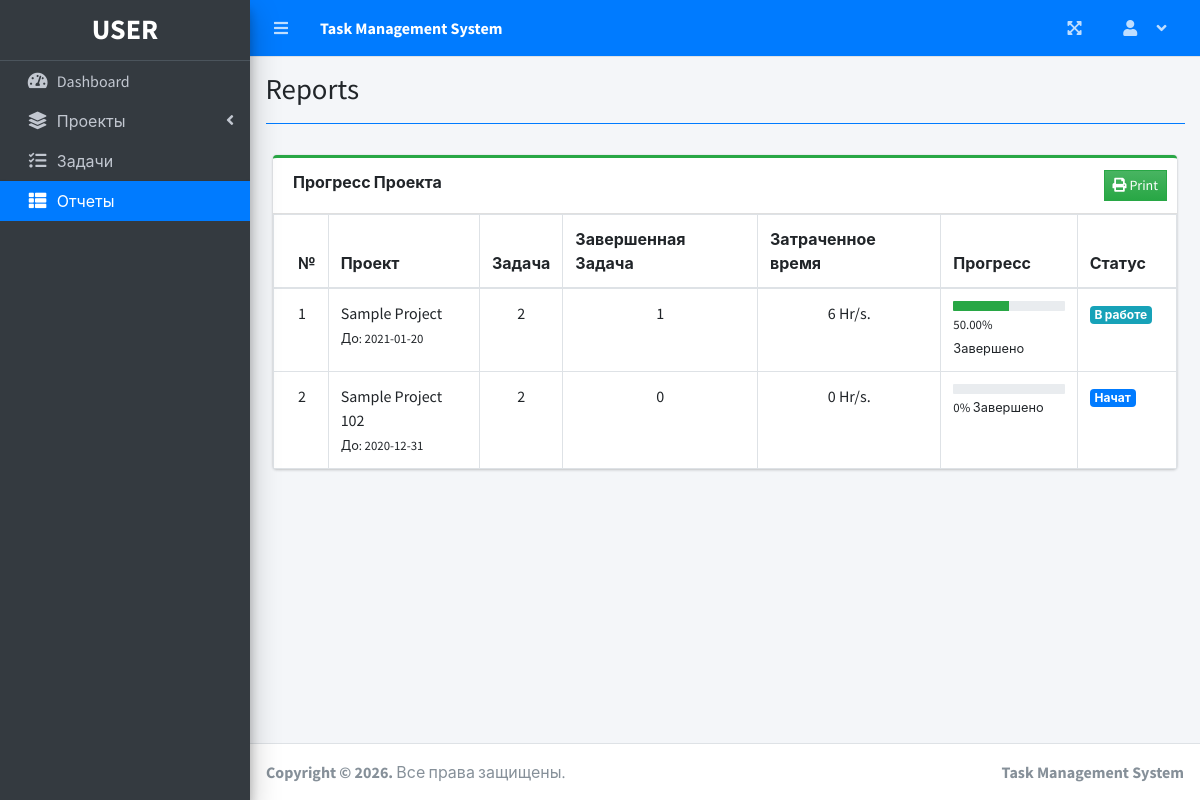
/index.php?page=reports (signed in), run on the app's committed database.
### tables this page shows
CREATE TABLE `project_list` (
  `id` int(30) NOT NULL,
  `name` varchar(200) NOT NULL,
  `description` text NOT NULL,
  `status` tinyint(2) NOT NULL,
  `start_date` date NOT NULL,
  `end_date` date NOT NULL,
  `manager_id` int(30) NOT NULL,
  `user_ids` text NOT NULL,
  `date_created` datetime NOT NULL DEFAULT current_timestamp()
);

### reports.php (the view, shortened to what this page needs)
<?php include 'db_connect.php' ?>
 <div class="col-md-12">
        <div class="card card-outline card-success">
          <div class="card-header">
            <b>Прогресс Проекта</b>
            <div class="card-tools">
            	<button class="btn btn-flat btn-sm bg-gradient-success btn-success" id="print"><i class="fa fa-print"></i> Print</button>
            </div>
          </div>
          <div class="card-body p-0">
            <div class="table-responsive" id="printable">
              <table class="table m-0 table-bordered">
                <thead>
                  <th>№</th>
                  <th>Проект</th>
                  <th>Задача</th>
                  <th>Завершенная Задача</th>
                  <th>Затраченное время</th>
                  <th>Прогресс</th>
                  <th>Статус</th>
                </thead>
                <tbody>
                <?php
                $i = 1;
                $stat = array("На рассмотрении","Начат","В работе","Ожидание","Просрочен","Завершен");
                $where = "";
                $qry = $conn->query("SELECT * FROM project_list $where order by name asc");
                while($row= $qry->fetch_assoc()):
                $tprog = $conn->query("SELECT * FROM task_list where project_id = {$row['id']}")->num_rows;
                $cprog = $conn->query("SELECT * FROM task_list where project_id = {$row['id']} and status = 3")->num_rows;
                $prog = $tprog > 0 ? ($cprog/$tprog) * 100 : 0;
                $prog = $prog > 0 ?  number_format($prog,2) : $prog;
                $prod = $conn->query("SELECT * FROM user_productivity where project_id = {$row['id']}")->num_rows;
                $dur = $conn->query("SELECT sum(time_rendered) as duration FROM user_productivity where project_id = {$row['id']}");
                $dur = $dur->num_rows > 0 ? $dur->fetch_assoc()['duration'] : 0;
                if($row['status'] == 0 && strtotime(date('Y-m-d')) >= strtotime($row['start_date'])):
                if($prod  > 0  || $cprog > 0)
                  $row['status'] = 2;
                else
                  $row['status'] = 1;
                elseif($row['status'] == 0 && strtotime(date('Y-m-d')) > strtotime($row['end_date'])):
                $row['status'] = 4;
                endif;
                  ?>
                  <tr>
                      <td>
                         <?php echo $i++ ?>
                      </td>
                      <td>
                          <a>
                              <?php echo ucwords($row['name']) ?>
                          </a>
                          <br>
                          <small>
                              До: <?php echo date("Y-m-d",strtotime($row['end_date'])) ?>
                          </small>
                      </td>
                      <td class="text-center">
                      	<?php echo number_format($tprog) ?>
                      </td>
                      <td class="text-center">
                      	<?php echo number_format($cprog) ?>
                      </td>
                      <td class="text-center">
                      	<?php echo number_format($dur).' Hr/s.' ?>
                      </td>
                      <td class="project_progress">
                          <div class="progress progress-sm">
                              <div class="progress-bar bg-green" role="progressbar" aria-valuenow="57" aria-valuemin="0" aria-valuemax="100" style="width: <?php echo $prog ?>%">
                              </div>
                          </div>
                          <small>
                              <?php echo $prog ?>% Завершено
                          </small>
                      </td>
                      <td class="project-state">
                          <?php
                            if($stat[$row['status']] =='На рассмотрении'){
                              echo "<span class='badge badge-secondary'>{$stat[$row['status']]}</span>";
                            }elseif($stat[$row['status']] =='Начат'){
                              echo "<span class='badge badge-primary'>{$stat[$row['status']]}</span>";
                            }elseif($stat[$row['status']] =='В работе'){
                              echo "<span class='badge badge-info'>{$stat[$row['status']]}</span>";
                            }elseif($stat[$row['status']] =='Ожидание'){
                              echo "<span class='badge badge-warning'>{$stat[$row['status']]}</span>";
                            }elseif($stat[$row['status']] =='Просрочен'){
                              echo "<span class='badge badge-danger'>{$stat[$row['status']]}</span>";
                            }elseif($stat[$row['status']] =='Завершен'){
                              echo "<span class='badge badge-success'>{$stat[$row['status']]}</span>";
                            }
                          ?>
                      </td>
                  </tr>
                <?php endwhile; ?>
                </tbody>
              </table>
            </div>
          </div>
        </div>
        </div>

### data on the page
project_list: name "Sample Project", end_date "2021-01-20", tprog "2", cprog "1", dur "6", prog "50.00", manager "В работе"
project_list: name "Sample Project 102", end_date "2020-12-31", tprog "2", cprog "0", dur "0", prog "0", status "Начат"

### other printed values
$_SESSION['system']['name'] "Task Management System"
$title "Reports"
